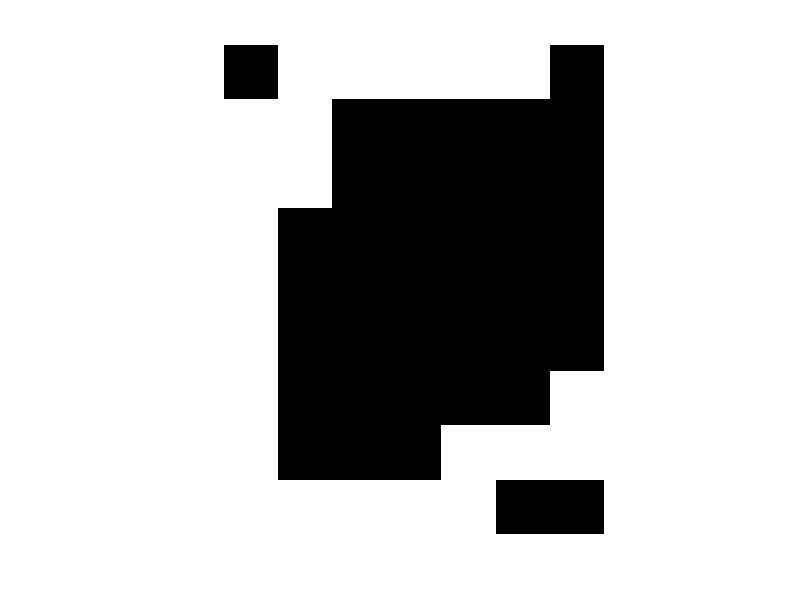

Here is the MATLAB script that generated this plot:
clear;clc;close;
x1=[0,1,1,1,1,1,0,1,0,0,0,0,1,1,0,0,0,0,0,0,1,0,0,0,0,0,0,1,0,0,0,0,0,0,1,0,0,0,0,0,1,0,0,0,0,0,1,0,0,0,0,0,1,0,0,0,0,1,1,0,0,0,0];
x1=x1*2-1;
x2=[0,1,0,0,0,0,0,1,1,0,0,0,0,0,1,1,0,0,0,0,0,1,0,0,0,0,0,0,1,0,0,0,0,0,0,1,0,0,0,0,0,0,1,0,0,0,0,0,1,1,0,0,0,1,1,1,1,1,1,1,1,0,0];
x2=x2*2-1;
x3=[0,1,1,1,1,1,1,1,1,0,0,0,0,0,1,1,0,0,0,0,0,1,0,0,0,0,0,0,1,0,0,0,0,0,0,1,0,0,0,0,0,0,1,0,0,0,0,0,1,1,0,0,0,1,1,1,1,1,1,1,1,0,0];
x3=x3*2-1;
x4=[1,1,1,1,1,1,1,0,0,0,0,0,0,1,0,0,0,0,0,0,1,0,0,0,0,0,1,1,1,1,1,1,1,1,1,1,0,0,0,0,0,0,1,1,0,0,0,0,0,1,1,0,0,0,1,1,0,1,1,1,1,1,1];
x4=x4*2-1;
x5=[1,1,1,1,1,1,0,1,1,0,0,0,0,1,1,0,0,0,0,0,1,1,0,0,0,0,0,1,1,0,0,0,0,0,1,1,0,0,0,0,0,1,1,0,0,0,0,0,1,1,1,0,0,0,1,0,0,1,1,1,1,1,1];
x5=x5*2-1;
xt1=[1,0,0,0,0,0,0,1,0,0,0,0,0,0,1,0,0,0,0,0,0,1,0,0,0,0,0,0,1,0,0,0,0,0,0,1,0,0,0,0,0,0,1,0,0,0,0,0,1,1,1,1,1,1,1,0,1,1,0,0,0,0,0];
xt1=xt1*2-1;
w1=x1'*x1-eye(length(x1));
w2=x2'*x2-eye(length(x2));
w3=x3'*x3-eye(length(x3));
w4=x4'*x4-eye(length(x4));
w5=x5'*x5-eye(length(x5));
W=w1+w2+w3+w4+w5;
y=xt1;
y1=y;
for i=1:30
    y=y1;
    for f=1:length(xt1)
        NET=xt1(f)+y*W(:,f);
        if NET>0
            y1(f)=1;
        end
        if NET==0
            y1(f)=y1(f);
        end
        if NET<0
            y1(f)=-1;
        end
    end
end
a=reshape(y1,[7,9])
imshow(a')
    
